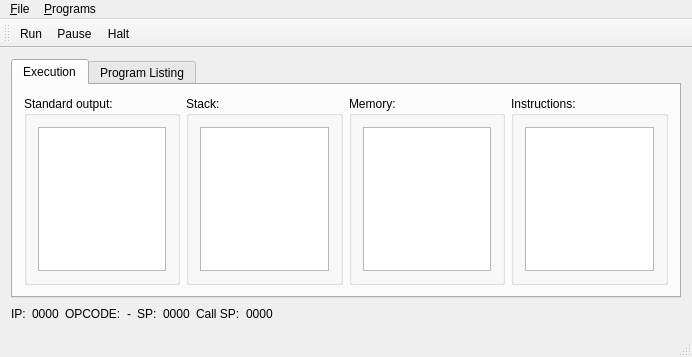
<?xml version="1.0" encoding="UTF-8"?>
<ui version="4.0">
 <class>MainWindow</class>
 <widget class="QMainWindow" name="MainWindow">
  <property name="geometry">
   <rect>
    <x>0</x>
    <y>0</y>
    <width>692</width>
    <height>357</height>
   </rect>
  </property>
  <property name="windowTitle">
   <string>VM</string>
  </property>
  <widget class="QWidget" name="centralWidget">
   <layout class="QVBoxLayout" name="verticalLayout">
    <item>
     <widget class="QTabWidget" name="tabWidget">
      <property name="currentIndex">
       <number>0</number>
      </property>
      <widget class="QWidget" name="executionTab">
       <attribute name="title">
        <string>Execution</string>
       </attribute>
       <layout class="QVBoxLayout" name="executionLayout">
        <item>
         <layout class="QHBoxLayout" name="horizontalLayout_4">
          <item>
           <widget class="QGroupBox" name="groupBox">
            <property name="title">
             <string>Standard output:</string>
            </property>
            <layout class="QHBoxLayout" name="horizontalLayout">
             <item>
              <widget class="QPlainTextEdit" name="stdoutEdit">
               <property name="undoRedoEnabled">
                <bool>false</bool>
               </property>
               <property name="readOnly">
                <bool>true</bool>
               </property>
              </widget>
             </item>
            </layout>
           </widget>
          </item>
          <item>
           <widget class="QGroupBox" name="groupBox_2">
            <property name="title">
             <string>Stack:</string>
            </property>
            <layout class="QHBoxLayout" name="horizontalLayout_2">
             <item>
              <widget class="QPlainTextEdit" name="stack">
               <property name="readOnly">
                <bool>true</bool>
               </property>
              </widget>
             </item>
            </layout>
           </widget>
          </item>
          <item>
           <widget class="QGroupBox" name="groupBox_3">
            <property name="title">
             <string>Memory:</string>
            </property>
            <layout class="QHBoxLayout" name="horizontalLayout_3">
             <item>
              <widget class="QPlainTextEdit" name="memory">
               <property name="readOnly">
                <bool>true</bool>
               </property>
              </widget>
             </item>
            </layout>
           </widget>
          </item>
          <item>
           <widget class="QGroupBox" name="groupBox_4">
            <property name="title">
             <string>Instructions:</string>
            </property>
            <layout class="QHBoxLayout" name="horizontalLayout_5">
             <item>
              <widget class="QPlainTextEdit" name="instructions">
               <property name="readOnly">
                <bool>true</bool>
               </property>
              </widget>
             </item>
            </layout>
           </widget>
          </item>
         </layout>
        </item>
       </layout>
      </widget>
      <widget class="QWidget" name="listingTab">
       <attribute name="title">
        <string>Program Listing</string>
       </attribute>
       <layout class="QVBoxLayout" name="listingLayout">
        <item>
         <widget class="QGroupBox" name="groupBox_5">
          <property name="title">
           <string>Current Program:</string>
          </property>
          <layout class="QHBoxLayout" name="horizontalLayout_7">
           <item>
            <widget class="QPlainTextEdit" name="programListing">
             <property name="undoRedoEnabled">
              <bool>false</bool>
             </property>
             <property name="readOnly">
              <bool>true</bool>
             </property>
             <property name="plainText">
              <string>No program loaded</string>
             </property>
            </widget>
           </item>
          </layout>
         </widget>
        </item>
       </layout>
      </widget>
     </widget>
    </item>
    <item>
     <layout class="QHBoxLayout" name="horizontalLayout_6">
      <item>
       <widget class="QLabel" name="label">
        <property name="text">
         <string>IP:</string>
        </property>
       </widget>
      </item>
      <item>
       <widget class="QLabel" name="ip">
        <property name="text">
         <string>0000</string>
        </property>
       </widget>
      </item>
      <item>
       <widget class="QLabel" name="label_4">
        <property name="text">
         <string>OPCODE:</string>
        </property>
       </widget>
      </item>
      <item>
       <widget class="QLabel" name="opcode">
        <property name="text">
         <string>-</string>
        </property>
       </widget>
      </item>
      <item>
       <widget class="QLabel" name="label_2">
        <property name="text">
         <string>SP:</string>
        </property>
       </widget>
      </item>
      <item>
       <widget class="QLabel" name="sp">
        <property name="text">
         <string>0000</string>
        </property>
       </widget>
      </item>
      <item>
       <widget class="QLabel" name="label_3">
        <property name="text">
         <string>Call SP:</string>
        </property>
       </widget>
      </item>
      <item>
       <widget class="QLabel" name="callSp">
        <property name="text">
         <string>0000</string>
        </property>
       </widget>
      </item>
      <item>
       <spacer name="horizontalSpacer">
        <property name="orientation">
         <enum>Qt::Horizontal</enum>
        </property>
        <property name="sizeHint" stdset="0">
         <size>
          <width>40</width>
          <height>20</height>
         </size>
        </property>
       </spacer>
      </item>
     </layout>
    </item>
   </layout>
  </widget>
  <widget class="QToolBar" name="mainToolBar">
   <property name="windowTitle">
    <string>Main Toolbar</string>
   </property>
   <attribute name="toolBarArea">
    <enum>TopToolBarArea</enum>
   </attribute>
   <attribute name="toolBarBreak">
    <bool>false</bool>
   </attribute>
   <addaction name="actionRun"/>
   <addaction name="actionPause"/>
   <addaction name="actionHalt"/>
  </widget>
  <widget class="QMenuBar" name="menuBar">
   <property name="geometry">
    <rect>
     <x>0</x>
     <y>0</y>
     <width>692</width>
     <height>23</height>
    </rect>
   </property>
   <widget class="QMenu" name="menu_File">
    <property name="title">
     <string>&amp;File</string>
    </property>
    <addaction name="actionE_xit"/>
   </widget>
   <widget class="QMenu" name="menu_Programs">
    <property name="title">
     <string>&amp;Programs</string>
    </property>
    <addaction name="actionHello"/>
    <addaction name="actionLoop"/>
    <addaction name="actionFactorial"/>
   </widget>
   <addaction name="menu_File"/>
   <addaction name="menu_Programs"/>
  </widget>
  <widget class="QStatusBar" name="statusBar"/>
  <action name="actionE_xit">
   <property name="text">
    <string>E&amp;xit</string>
   </property>
   <property name="shortcut">
    <string>Ctrl+Q</string>
   </property>
  </action>
  <action name="actionHello">
   <property name="text">
    <string>&amp;Hello</string>
   </property>
   <property name="shortcut">
    <string>Alt+1</string>
   </property>
  </action>
  <action name="actionLoop">
   <property name="text">
    <string>&amp;Loop</string>
   </property>
   <property name="shortcut">
    <string>Alt+2</string>
   </property>
  </action>
  <action name="actionFactorial">
   <property name="text">
    <string>&amp;Factorial</string>
   </property>
   <property name="shortcut">
    <string>Alt+3</string>
   </property>
  </action>
  <action name="actionRun">
   <property name="text">
    <string>&amp;Run</string>
   </property>
   <property name="toolTip">
    <string>Run or Re-run VM</string>
   </property>
   <property name="shortcut">
    <string>F5</string>
   </property>
  </action>
  <action name="actionPause">
   <property name="checkable">
    <bool>true</bool>
   </property>
   <property name="text">
    <string>&amp;Pause</string>
   </property>
   <property name="toolTip">
    <string>Pause VM execution</string>
   </property>
   <property name="shortcut">
    <string>F6</string>
   </property>
  </action>
  <action name="actionHalt">
   <property name="text">
    <string>&amp;Halt</string>
   </property>
   <property name="toolTip">
    <string>Halt VM execution</string>
   </property>
   <property name="shortcut">
    <string>F7</string>
   </property>
  </action>
 </widget>
 <layoutdefault spacing="6" margin="11"/>
 <resources/>
 <connections>
  <connection>
   <sender>actionE_xit</sender>
   <signal>triggered()</signal>
   <receiver>MainWindow</receiver>
   <slot>close()</slot>
   <hints>
    <hint type="sourcelabel">
     <x>-1</x>
     <y>-1</y>
    </hint>
    <hint type="destinationlabel">
     <x>298</x>
     <y>161</y>
    </hint>
   </hints>
  </connection>
 </connections>
</ui>
